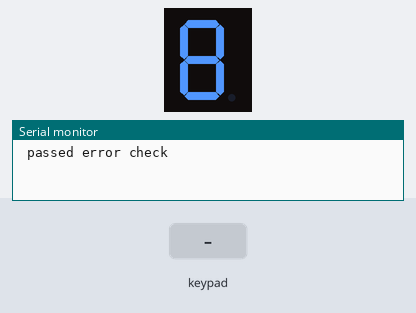
Recording of a sketch running on a simulated Arduino Uno, built with avr-gcc and run on an emulated ATmega328P. Shown: 1-digit seven-segment display, the last lines printed to the serial monitor. Wiring (inferred from the names in the program): 4×3 keypad with keys 1 2 3 4 5 6 7 8 9 * 0 #: rows pin 2, A0, A1, A2; columns A3, A4, A5; 1-digit 7-segment display, segments lit when HIGH: segments pin 11, pin 7, pin 5, pin 4, pin 3, pin 12, pin 13. The test bench sets the inputs (shaded band). The segment pins are drawn as the display they are named for.

Above: at 1.2 s.
1.3 s: keypad keys 1 2 3 4 # pressed 0.4 s apart
At 4.7 s:
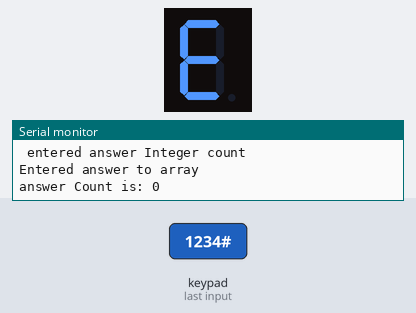
6.2 s: key '2' pressed
At 6.21 s:
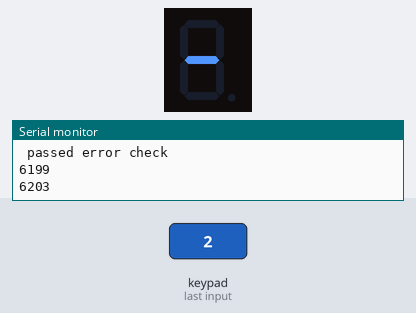
7.7 s: keypad keys 1 3 9 7 pressed 0.4 s apart
At 7.81 s:
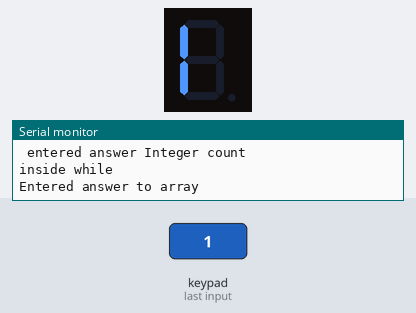
11.6 s: key '1' pressed
At 11.71 s:
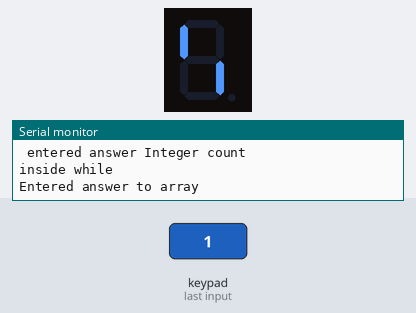
13.2 s: key '4' pressed
At 13.71 s:
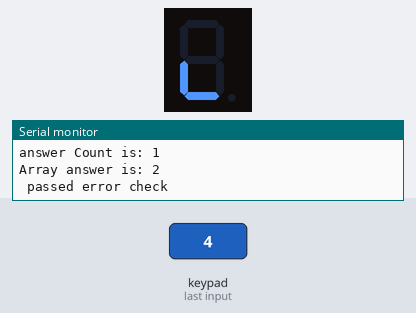
15.2 s: key '6' pressed
At 15.21 s:
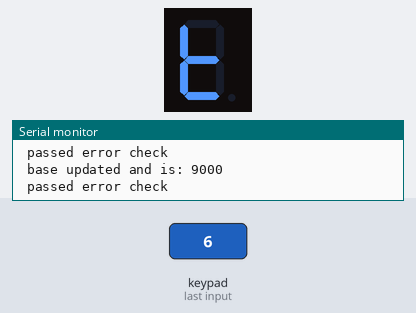
Timing chart, 0 to 17.7 s (numbered marks = the images above; inputs shaded):
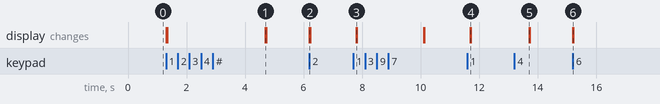

Measured:
- after the input at 1.3 s, the display: first changes at once (image 1 shows a later state)
- after the input at 6.2 s, the display: changes at once (image 2)
- after the input at 7.7 s, the display: changes after 0.10 s (image 3)
- after the input at 11.6 s, the display: changes after 0.10 s (image 4)
- after the input at 13.2 s, the display: changes after 0.51 s (image 5)
- after the input at 15.2 s, the display: changes at once (image 6)

The sketch:

CalculatorFinal.ino
```cpp
// C++ code
// keypad constant variables
const int numColumns=3;
const int numRows=4;
const int columnPins[numColumns]= {A5, A4, A3};
const int rowPins[numRows] = {A2, A1, A0, 2};
const char keyMap [numRows][numColumns] = {
  {'1', '2', '3'},
  {'4', '5', '6'},
  {'7', '8', '9'},
  {'*', '0', '#'}
};

//led constant variables
#define segmentA 11
#define segmentB 7
#define segmentC 5
#define segmentD 4
#define segmentE 3
#define segmentF 12
#define segmentG 13
#define on LOW
#define off HIGH
#define displayNumberTime 1000
#define clearTime 1000
#define pwmNumOn 4
#define pwmNumOff 5

//calculator constant variables
const int maxBase=4;


//keypad variables that change

bool buttonPrevious [numRows][numColumns] = {
  {false, false, false},
  {false, false, false},
  {false, false, false},
  {false, false, false}
};

bool buttonCurrent [numRows][numColumns] = {
  {false, false, false},
  {false, false, false},
  {false, false, false},
  {false, false, false}
};

//LED variables that change
uint32_t pwmTimerCurrTime[14];
uint32_t pwmTimerPrevTime[14];
uint32_t ledEntryTime;

//calculator variables that change
int inputCount=0;
int exponent=0;
unsigned long answer=0;
bool done=false;
int arrayBase[maxBase]; //
int arrayAnswer[100]; //the array whereanswer goes, the first digit goes in [0] and so on
int answerCount=0; //the number of digits in the answer
bool errorFlag=false; //determines if the answer is shown


//main

 void loop()
{

  char c=1;
  inputCount=0;
  exponent=0;
  answer=0;
  done=false;
  answerCount=0;
  resetArrayBase();
  errorFlag=false;

  while(!errorCheck(c)&&!done)
  {
  c=processKeypadInput();
  displayNum(charToInt(c));

  switch (c){
    case '*':
     if(!readExponent(processKeypadInput()))
        {
              displayE();
              displayFour();
              errorFlag=true;
        }else if(inputCount>1){
              displayE();
              displayTwo();
              errorFlag=true;
          }else
        {

          answer=power(readBase(), exponent);
        }
        done=true;
    break;

    case '#':
      if(inputCount==0)
        {
          displayE();
          displayThree();
          errorFlag=true;
        }

      answer=squareRoot(readBase());
      done=true;
    break;

    default:
    addToInput(c);
    break;
    }

  }
  Serial.print(" Answer is: ");
  Serial.println(answer);

  if(errorFlag==false)
  {
  answerToArray(answer);
  displayAnswer();
  }


}


void setup()
{
  Serial.begin(9600);

  pinMode(segmentA, OUTPUT);
  digitalWrite(segmentA, off);
  pinMode(segmentB, OUTPUT);
  digitalWrite(segmentB, off);
  pinMode(segmentC, OUTPUT);
  digitalWrite(segmentC, off);
  pinMode(segmentD, OUTPUT);
  digitalWrite(segmentD, off);
  pinMode(segmentE, OUTPUT);
  digitalWrite(segmentE, off);
  pinMode(segmentF, OUTPUT);
  digitalWrite(segmentF, off);
  pinMode(segmentG, OUTPUT);
  digitalWrite(segmentG, off);
}

//keypad functions
void scanKeypad() {


  for(int i = 0; i<numColumns; i++){
	pinMode(columnPins[i], INPUT_PULLUP); //set up the input for the column pin
  }

  //runs once, sets up all the row pins to output HIGH, this is so we can set each row to LOW one at a time and elimate rows
  for (int r=0; r<numRows; r++){
     pinMode(rowPins[r], OUTPUT);
     digitalWrite(rowPins[r], HIGH);
   }


  for(int c =0; c<numColumns; c++)
  {
    for(int r = 0; r<numRows; r++)
	{
    digitalWrite(rowPins[r], LOW);
    buttonCurrent[r][c]=!digitalRead(columnPins[c]);
    digitalWrite(rowPins[r], HIGH);
	}
	}
}


char processKeypadInput(){

	char entry = '\0';
	int count=0;

  	while(entry=='\0')
    {
    scanKeypad();
	  for(int c=0; c<numColumns; c++)
      {
		  for(int r=0; r<numRows; r++)
        {
			    if (buttonCurrent[r][c]&&!buttonPrevious[r][c])
            {
				      buttonPrevious[r][c]=true;
				      entry = keyMap[r][c];
				      count ++;
			      } else if(!buttonCurrent[r][c]&&buttonPrevious[r][c])
              {
				        buttonPrevious[r][c]=false;
			        }
		    }
      }
    }

	if(count>1)
	{
		entry = 'e';
	}
	return entry;
}

//calculator functions
int charToInt(char c)
{
  switch (c) {

    case '0':
    return 0;
    break;

    case '1':
    return 1;
    break;

    case'2':
    return 2;
    break;

    case'3':
    return 3;
    break;

    case'4':
    return 4;
    break;

    case'5':
    return 5;
    break;

    case'6':
    return 6;
    break;

    case'7':
    return 7;
    break;

    case'8':
    return 8;
    break;

    case'9':
    return 9;
    break;
  }
}


void addToInput(char input)
{
  arrayBase[inputCount] = charToInt(input);
  Serial.print(" base updated and is: ");
  Serial.print(arrayBase[0]);
  Serial.print(arrayBase[1]);
  Serial.print(arrayBase[2]);
  Serial.println(arrayBase[3]);
  inputCount++;
}

bool readExponent(char input)
{
  if ((input=='#')||(input=='*'))
  {
    Serial.println(" exponent entered not a number ");

    return false;
  }

  exponent=charToInt(input);
  Serial.print(" exponent is an int and is: ");
  Serial.println(exponent);
  return true;
}


bool errorCheck(char input)
{
  if (inputCount>maxBase)
  	{
    	Serial.println(" first error catch, base too large ");
    	done=true;
    	displayE();
    	displayOne();
      errorFlag=true;
   		return true;
 	}

  else if((inputCount==0)&&((input=='*')||(input=='#')))
  {
       Serial.println(" second error catch, no base entered ");
       errorFlag=true;
       return true;
	 }
  Serial.println(" passed error check ");
   return false;
}

void resetArrayBase()
{
  for(int i=0; i<maxBase; i++)
  {
    arrayBase[i]=0;
  }
}

unsigned long power(int base, int exponent)
{
  unsigned long answer=1;

  if(base==0)
  {
    answer=0;
    return answer;
  }

  for(int i=0; i<exponent; i++)
  {
    answer=answer*base;
  }
  return answer;
}

unsigned long squareRoot(int radicand)
{
    unsigned long temp, sqrt;

    // store the half of the given number e.g from 256 => 128
    sqrt = radicand / 2;
    temp = 0;

    // Iterate until sqrt is different of temp, that is updated on the loop
    while(sqrt != temp){
        // initially 0, is updated with the initial value of 128
        // (on second iteration = 65)
        // and so on
        temp = sqrt;

        // Then, replace values (256 / 128 + 128 ) / 2 = 65
        // (on second iteration 34.46923076923077)
        // and so on
        sqrt = ( radicand/temp + temp) / 2;
    }
  Serial.print(sqrt);
    return sqrt;
}

int readBase()
{
	int base=0;

	for(int i=0; i<inputCount; i++)
	{
      	if(arrayBase[i]==0)
        {
          base=base;
        }else{
		  base=base+arrayBase[i]*power(10, inputCount-1-i);
        }
	}
  Serial.print(" Base read: ");
  Serial.println(base);
	return base;
}

void answerIntegerCount(unsigned long answer)
{
  unsigned long answerTemp = answer;
  Serial.println(" entered answer Integer count");
  while(answerTemp!=0)
  {
    Serial.println("inside while");
    answerTemp=answerTemp/10;
    answerCount++;
  }
}


void answerToArray(unsigned long ans)
{
  answerIntegerCount(ans);
  Serial.println("Entered answer to array");
  Serial.print("answer Count is: ");
    Serial.println(answerCount);
  for (int i=answerCount-1; i>=0; i--)
  {
    arrayAnswer[i]=answer%10;
    answer=answer/10;
  }
  Serial.print("Array answer is: ");
  for(int i=0; i<answerCount; i++)
  {
  Serial.print(arrayAnswer[i]);
  }
  Serial.println();
}


//seven segment display functions

void displayAnswer()
{
  for(int i=0;i<answerCount;i++)
  {
    displayNum(arrayAnswer[i]);
    delay(clearTime);
  }
}

void displayNum(int num)
{
  switch (num){

    case 0:
  	  displayZero();
    break;

    case 1:
      displayOne();
    break;

    case 2:
      displayTwo();
    break;

    case 3:
      displayThree();
    break;

    case 4:
      displayFour();
    break;

    case 5:
      displayFive();
    break;

    case 6:
      displaySix();
    break;

    case 7:
      displaySeven();
    break;

    case 8:
      displayEight();
    break;

    case 9:
      displayNine();
    break;
  }
}

void displayZero(){
  ledEntryTime=millis();
  while(millis()<ledEntryTime+displayNumberTime)
  {
    Serial.println(millis());
  digitalWrite(segmentA, on);
  digitalWrite(segmentB, on);
  digitalWrite(segmentC, on);
  digitalWrite(segmentD, on);
  digitalWrite(segmentE, on);
  digitalWrite(segmentF, on);
  digitalWrite(segmentG, off);
  delay(pwmNumOn);
  clearDisplay();
  Serial.println(millis());
  delay(pwmNumOff);
  }
}
void displayOne(){
  ledEntryTime=millis();
  while(millis()<ledEntryTime+displayNumberTime)
  {
  digitalWrite(segmentA, off);
  digitalWrite(segmentB, on);
  digitalWrite(segmentC, on);
  digitalWrite(segmentD, off);
  digitalWrite(segmentE, off);
  digitalWrite(segmentF, off);
  digitalWrite(segmentG, off);
  delay(pwmNumOn);
  clearDisplay();
  delay(pwmNumOff);
  }
}
void displayTwo(){
  ledEntryTime=millis();
  while(millis()<ledEntryTime+displayNumberTime)
  {
  digitalWrite(segmentA, on);
  digitalWrite(segmentB, on);
  digitalWrite(segmentC, off);
  digitalWrite(segmentD, on);
  digitalWrite(segmentE, on);
  digitalWrite(segmentF, off);
  digitalWrite(segmentG, on);
  delay(pwmNumOn);
  clearDisplay();
  delay(pwmNumOff);
  }
}
void displayThree(){
  ledEntryTime=millis();
  while(millis()<ledEntryTime+displayNumberTime)
  {
  digitalWrite(segmentA, on);
  digitalWrite(segmentB, on);
  digitalWrite(segmentC, on);
  digitalWrite(segmentD, on);
  digitalWrite(segmentE, off);
  digitalWrite(segmentF, off);
  digitalWrite(segmentG, on);
  delay(pwmNumOn);
  clearDisplay();
  delay(pwmNumOff);
  }
}

void displayFour(){
  ledEntryTime=millis();
  while(millis()<ledEntryTime+displayNumberTime)
  {
  digitalWrite(segmentA, off);
  digitalWrite(segmentB, on);
  digitalWrite(segmentC, on);
  digitalWrite(segmentD, off);
  digitalWrite(segmentE, off);
  digitalWrite(segmentF, on);
  digitalWrite(segmentG, on);
  delay(pwmNumOn);
  clearDisplay();
  delay(pwmNumOff);
  }
}

void displayFive(){
  ledEntryTime=millis();
  while(millis()<ledEntryTime+displayNumberTime)
  {
  digitalWrite(segmentA, on);
  digitalWrite(segmentB, off);
  digitalWrite(segmentC, on);
  digitalWrite(segmentD, on);
  digitalWrite(segmentE, off);
  digitalWrite(segmentF, on);
  digitalWrite(segmentG, on);
  delay(pwmNumOn);
  clearDisplay();
  delay(pwmNumOff);
  }
}

void displaySix(){
  ledEntryTime=millis();
  while(millis()<ledEntryTime+displayNumberTime)
  {
  digitalWrite(segmentA, on);
  digitalWrite(segmentB, off);
  digitalWrite(segmentC, on);
  digitalWrite(segmentD, on);
  digitalWrite(segmentE, on);
  digitalWrite(segmentF, on);
  digitalWrite(segmentG, on);
  delay(pwmNumOn);
  clearDisplay();
  delay(pwmNumOff);
  }
}

void displaySeven(){
  ledEntryTime=millis();
  while(millis()<ledEntryTime+displayNumberTime)
  {
  digitalWrite(segmentA, on);
  digitalWrite(segmentB, on);
  digitalWrite(segmentC, on);
  digitalWrite(segmentD, off);
  digitalWrite(segmentE, off);
  digitalWrite(segmentF, off);
  digitalWrite(segmentG, off);
  delay(pwmNumOn);
  clearDisplay();
  delay(pwmNumOff);
  }
}

void displayEight(){
  ledEntryTime=millis();
  while(millis()<ledEntryTime+displayNumberTime)
  {
  digitalWrite(segmentA, on);
  digitalWrite(segmentB, on);
  digitalWrite(segmentC, on);
  digitalWrite(segmentD, on);
  digitalWrite(segmentE, on);
  digitalWrite(segmentF, on);
  digitalWrite(segmentG, on);
  delay(pwmNumOn);
  clearDisplay();
  delay(pwmNumOff);
  }
}

void displayNine(){
  ledEntryTime=millis();
  while(millis()<ledEntryTime+displayNumberTime)
  {

  digitalWrite(segmentA, on);
  digitalWrite(segmentB, on);
  digitalWrite(segmentC, on);
  digitalWrite(segmentD, off);
  digitalWrite(segmentE, off);
  digitalWrite(segmentF, on);
  digitalWrite(segmentG, on);
  delay(pwmNumOn);
  clearDisplay();
  delay(pwmNumOff);
  }
}

void displayE(){
  ledEntryTime=millis();
  while(millis()<ledEntryTime+displayNumberTime)
  {
  digitalWrite(segmentA, on);
  digitalWrite(segmentB, off);
  digitalWrite(segmentC, off);
  digitalWrite(segmentD, on);
  digitalWrite(segmentE, on);
  digitalWrite(segmentF, on);
  digitalWrite(segmentG, on);
  delay(pwmNumOn);
  clearDisplay();
  delay(pwmNumOff);
  }

}

void clearDisplay(){
  digitalWrite(segmentA, off);
  digitalWrite(segmentB, off);
  digitalWrite(segmentC, off);
  digitalWrite(segmentD, off);
  digitalWrite(segmentE, off);
  digitalWrite(segmentF, off);
  digitalWrite(segmentG, off);
}

/*
void artificialPWM(int pin)
{
  // update force (every 1000ms) ------------
pwmTimerCurrTime[pin] = millis();
if(pwmTimerCurrTime[pin] - pwmTimerPrevTime[pin] >= pwmCycle)
  {
  pwmTimerPrevTime[pin] = pwmTimerCurrTime[pin];


  }
}


     void loop()
{
  //Serial.print(processKeypadInput());

  switch(processKeypadInput()){

    case '0':
  	  displayZero();
    break;

    case '1':
      displayOne();
    break;

    case '2':
      displayTwo();
    break;

    case '3':
      displayThree();
    break;

    case '4':
      displayFour();
    break;

    case '5':
      displayFive();
    break;

    case '6':
      displaySix();
    break;

    case '7':
      displaySeven();
    break;

    case '8':
      displayEight();
    break;

    case '9':
      displayNine();
    break;

    default :
      displayError();
    break;

  }

}
  */
```
